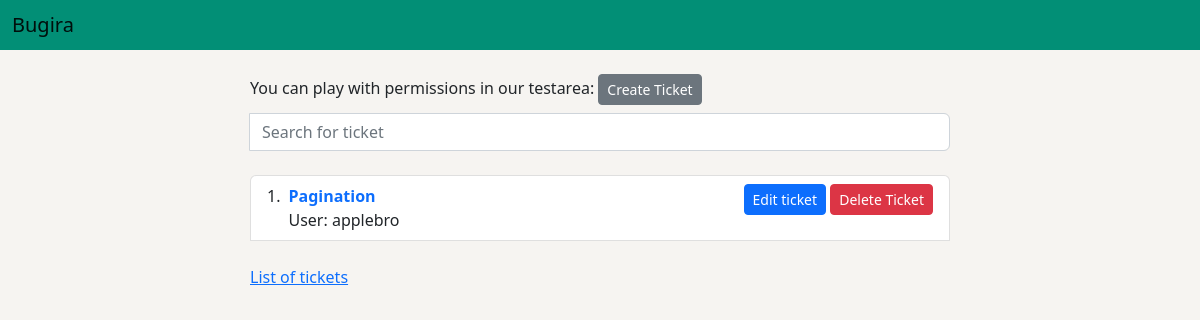
The page /list/ on the database as committed earlier.
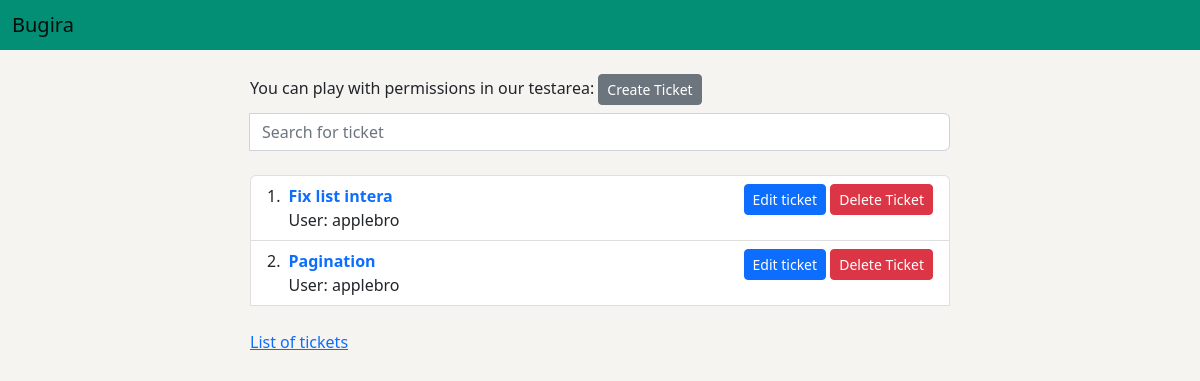
The same page on the database as committed later.
### base/models.py (models this page shows, shortened)
class Tickets(models.Model):
    user=models.ForeignKey(User, on_delete=models.CASCADE,null=True,blank=True,) #the owner of created the ticket
    title=models.CharField(max_length=15, null=True,blank=True)
    summary=models.TextField(null=True,blank=True)
    created=models.DateTimeField(auto_now_add=True)
    status_choices=(
        ('Pending','Pending'),
        ('Opened','Opened'),
        ('Passed','Passed'),
        ('Failed','Failed'),
        ('Retest','Retest'),
        ('Closed','Closed'),
    )
    status=models.CharField(choices=status_choices, default='Pending', max_length=20, null=True, blank=True)
    class Meta:
        verbose_name='Tickets'
        verbose_name_plural='Tickets'
        ordering=['-created',]

### base/views.py (the view)
# urls.py: path('list/', views.ticket_list_view, name='tickets_list_view'),
class tickets_list_view(ListView):
    model=Tickets
    template_name='base/list.html'
    context_object_name='tickets'
    paginate_by=2
    def get_queryset(self):
        title = self.request.GET.get('search-title')
        ticket_list=self.model.objects.all()
        if title:
            ticket_list=ticket_list.filter(title__icontains=title)
        return ticket_list

### templates/base/list.html (shortened to what this page needs)
{% extends 'base/index.html' %}
{% block list %}
<form action="" method="get">
  <div class="input-group flex-nowrap">
      <input type="text" name="search-title" class="form-control" placeholder="Search for ticket" aria-label="Username" aria-describedby="addon-wrapping">
  </div>
</form>
<br>
<ol class="list-group list-group-numbered ">
    {% for tickets in tickets %}
    <li class="list-group-item d-flex justify-content-between align-items-start">
      <div class="ms-2 me-auto">
        <div class="fw-bold">
          <a href="{% url 'detail' tickets.id %}" style="text-decoration: none;">{{tickets.title}}</a>
        </div>
        User: {{tickets.user}}
      </div>
      <div style="justify-content: space-between;">
        <a type="button" class="btn btn-primary btn-sm" data-bs-toggle="modal" data-bs-target="#exampleModal">Edit ticket</a>
        <a type="button" href="{% url 'delete' tickets.id %}" class="btn btn-danger btn-sm">Delete Ticket</a>
      </div>
    </li>
    {% endfor %}
  <br>
  <ul class="pagination">
{% endblock list%}

### templates/base/index.html (shortened to what this page needs)
<!DOCTYPE html>
<html lang="en">
<head>
    <link rel="stylesheet" href="https://cdn.jsdelivr.net/npm/bootstrap@5.2.3/dist/css/bootstrap.min.css" rel="stylesheet">
</head>
<body>
    <nav class="navbar text-light" style="background-color: #028f76;">
        <div class="container-fluid">
          <span class="navbar-brand mb-0 h1">Bugira</span>
        </div>
    </nav>
    <br>
    <div class="mx-auto" style="width: 700px;">
        <h6 style="justify-content: space-between 25px;">You can play with permissions in our testarea:
        <a type="button" class="btn btn-secondary btn-sm" href="{% url 'create-ticket' %}">Create Ticket</a></h6>
        {% block list %}
        {% endblock list %}
        <a href="{% url 'tickets_list_view' %}">List of tickets</a>
    </div>
</body>
</html>

### templates/base/index.html (style rules this page uses)
body { background-color: #f6f4f1; }

Rows that differ between the two databases and show on the page:
added Tickets: title "Fix list intera", user "applebro"
